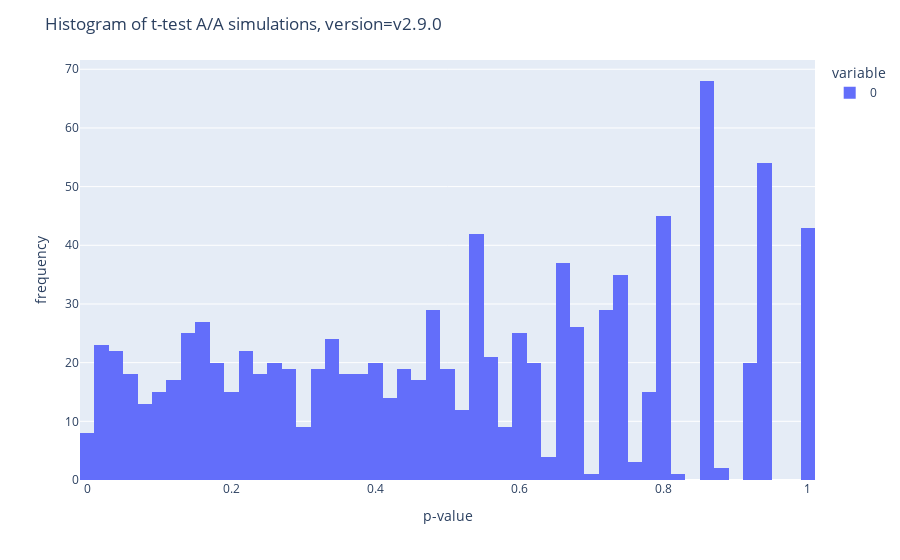

Notebook source saved alongside this figure:
### Code cell
ver(data_0, data_1,'v2.9.0')

### Figure 1 — Plotly figure (JSON) as saved in the notebook; plotly's stock layout.template omitted (floating-point values rounded to 4 significant figures; data arrays with more than 128 entries replaced by an {"elided": "..."} marker saying what was removed)
{"data": [{"alignmentgroup": "True", "bingroup": "x", "hovertemplate": "variable=0<br>value=%{x}<br>count=%{y}<extra></extra>", "legendgroup": "0", "marker": {"color": "#636efa", "pattern": {"shape": ""}}, "name": "0", "nbinsx": 50, "offsetgroup": "0", "orientation": "v", "showlegend": true, "type": "histogram", "x": {"elided": "1000 float values"}, "xaxis": "x", "yaxis": "y"}], "layout": {"barmode": "relative", "legend": {"title": {"text": "variable"}, "tracegroupgap": 0}, "margin": {"t": 60}, "title": {"text": "Histogram of t-test A/A simulations, version=v2.9.0"}, "xaxis": {"anchor": "y", "domain": [0, 1], "title": {"text": "p-value"}}, "yaxis": {"anchor": "x", "domain": [0, 1], "title": {"text": "frequency"}}}}
